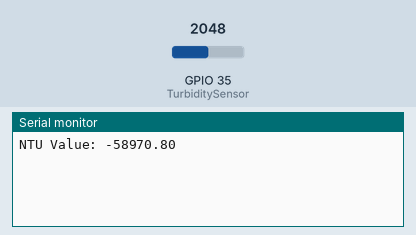
The program below on a simulated ESP32. On the bench: the last lines printed to the serial monitor. The test bench sets the inputs (shaded band); at power-on: GPIO 35 (TurbiditySensor) = 2048.

Above: at 1.2 s.
1.3 s: GPIO 35 (TurbiditySensor) set to 2866
At 2.3 s:
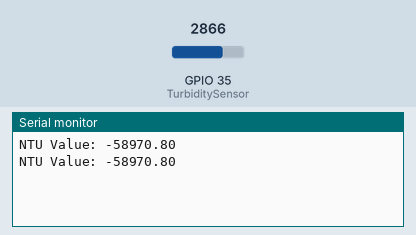
2.8 s: GPIO 35 (TurbiditySensor) set to 3603
At 3.7 s:
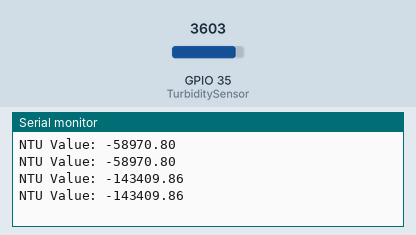
Timing chart, 0 to 5.8 s (numbered marks = the images above; inputs shaded):
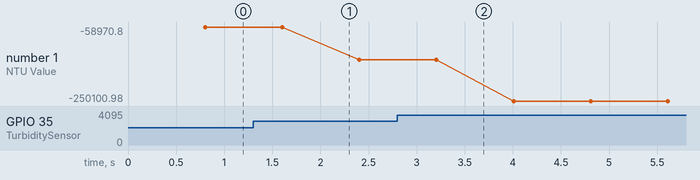

Measured:
- plotted number 1: -58970.8 → -143409.86 after the input at 1.3 s, -143409.86 → -250100.98 after the input at 2.8 s

The program:

main.cpp
```cpp
#include <Arduino.h>
#define TdsSensorPin 34
#define TurbiditySensor 35
#define VREF 5.0
#define SCOUNT 30
float averageVoltage = 0, tdsValue = 0, temperature = 25;
volatile float ntu = 0;

int* analogBuffer;
int* analogBufferTemp;
int analogBufferIndex = 0;

int getMedianNum(int* bArray, int iFilterLen);
int getSensorReading(int PinSensor);

void setup() {
    Serial.begin(115200);
    pinMode(TdsSensorPin, INPUT);
    pinMode(TurbiditySensor, INPUT);

    analogBuffer = (int*)malloc(SCOUNT * sizeof(int));
    analogBufferTemp = (int*)malloc(SCOUNT * sizeof(int));

    if (analogBuffer == NULL || analogBufferTemp == NULL) {
        Serial.println("Gagal mengalokasikan memori!");
        while (1);
    }
}

void loop() {
    getSensorReading(TurbiditySensor);
}

int getSensorReading(int PinSensor) {
    static unsigned long analogSampleTimepoint = millis();

    if (millis() - analogSampleTimepoint > 40U) {
        analogSampleTimepoint = millis();
        analogBuffer[analogBufferIndex] = analogRead(PinSensor);
        analogBufferIndex++;
        if (analogBufferIndex == SCOUNT)
            analogBufferIndex = 0;
    }

    static unsigned long printTimepoint = millis();
    if (millis() - printTimepoint > 800U) {
        printTimepoint = millis();

        for (int i = 0; i < SCOUNT; i++)
            analogBufferTemp[i] = analogBuffer[i];

        averageVoltage = getMedianNum(analogBufferTemp, SCOUNT) * (float)VREF / 1024.0;

        if (PinSensor == TdsSensorPin) {
            float compensationCoefficient = 1.0 + 0.02 * (temperature - 25.0);
            float compensationVoltage = averageVoltage / compensationCoefficient;
            tdsValue = (133.42 * compensationVoltage * compensationVoltage * compensationVoltage -
                        255.86 * compensationVoltage * compensationVoltage +
                        857.39 * compensationVoltage) * 0.5;

            Serial.print("TDS Value: ");
            Serial.println(tdsValue);
            return tdsValue;
        } else {
            if (averageVoltage < 2.5) {
                ntu = 3000;
            } else {
                ntu = -1120.4 * (averageVoltage * averageVoltage) +
                       5742.3 * averageVoltage - 4353.8;
            }
            Serial.print("NTU Value: ");
            Serial.println(ntu);
            return ntu;
        }
    }
}

int getMedianNum(int* bArray, int iFilterLen) {
    int* bTab = (int*)malloc(iFilterLen * sizeof(int));

    if (bTab == NULL) {
        Serial.println("Gagal mengalokasikan memori untuk median!");
        while (1);
    }

    for (int i = 0; i < iFilterLen; i++)
        bTab[i] = bArray[i];

    for (int j = 0; j < iFilterLen - 1; j++) {
        for (int i = 0; i < iFilterLen - j - 1; i++) {
            if (bTab[i] > bTab[i + 1]) {
                int temp = bTab[i];
                bTab[i] = bTab[i + 1];
                bTab[i + 1] = temp;
            }
        }
    }

    int median = (iFilterLen & 1) ? bTab[(iFilterLen - 1) / 2]
                                  : (bTab[iFilterLen / 2] + bTab[iFilterLen / 2 - 1]) / 2;

    free(bTab);
    return median;
}
```
